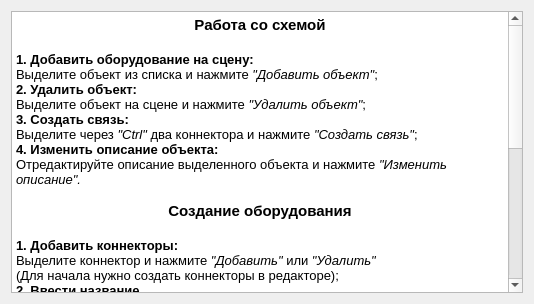
<?xml version="1.0" encoding="UTF-8"?>
<ui version="4.0">
 <class>Instruction</class>
 <widget class="QDialog" name="Instruction">
  <property name="geometry">
   <rect>
    <x>0</x>
    <y>0</y>
    <width>534</width>
    <height>304</height>
   </rect>
  </property>
  <property name="windowTitle">
   <string>Инструкция</string>
  </property>
  <property name="windowIcon">
   <iconset resource="resource.qrc">
    <normaloff>:/rec/img/help.png</normaloff>:/rec/img/help.png</iconset>
  </property>
  <layout class="QGridLayout" name="gridLayout">
   <item row="0" column="0">
    <widget class="QTextEdit" name="textEdit">
     <property name="html">
      <string>&lt;!DOCTYPE HTML PUBLIC &quot;-//W3C//DTD HTML 4.0//EN&quot; &quot;http://www.w3.org/TR/REC-html40/strict.dtd&quot;&gt;
&lt;html&gt;&lt;head&gt;&lt;meta name=&quot;qrichtext&quot; content=&quot;1&quot; /&gt;&lt;style type=&quot;text/css&quot;&gt;
p, li { white-space: pre-wrap; }
&lt;/style&gt;&lt;/head&gt;&lt;body style=&quot; font-family:'MS Shell Dlg 2'; font-size:7.8pt; font-weight:400; font-style:normal;&quot;&gt;
&lt;p align=&quot;center&quot; style=&quot; margin-top:0px; margin-bottom:0px; margin-left:0px; margin-right:0px; -qt-block-indent:0; text-indent:0px;&quot;&gt;&lt;span style=&quot; font-size:11pt; font-weight:600;&quot;&gt;Работа со схемой&lt;/span&gt;&lt;/p&gt;
&lt;p align=&quot;center&quot; style=&quot;-qt-paragraph-type:empty; margin-top:0px; margin-bottom:0px; margin-left:0px; margin-right:0px; -qt-block-indent:0; text-indent:0px; font-size:11pt; font-weight:600;&quot;&gt;&lt;br /&gt;&lt;/p&gt;
&lt;p style=&quot; margin-top:0px; margin-bottom:0px; margin-left:0px; margin-right:0px; -qt-block-indent:0; text-indent:0px;&quot;&gt;&lt;span style=&quot; font-size:10pt; font-weight:600;&quot;&gt;1. Добавить оборудование на сцену:&lt;/span&gt;&lt;/p&gt;
&lt;p style=&quot; margin-top:0px; margin-bottom:0px; margin-left:0px; margin-right:0px; -qt-block-indent:0; text-indent:0px;&quot;&gt;&lt;span style=&quot; font-size:10pt;&quot;&gt;Выделите объект из списка и нажмите &lt;/span&gt;&lt;span style=&quot; font-size:10pt; font-style:italic;&quot;&gt;&amp;quot;Добавить объект&amp;quot;&lt;/span&gt;&lt;span style=&quot; font-size:10pt;&quot;&gt;;&lt;/span&gt;&lt;/p&gt;
&lt;p style=&quot; margin-top:0px; margin-bottom:0px; margin-left:0px; margin-right:0px; -qt-block-indent:0; text-indent:0px;&quot;&gt;&lt;span style=&quot; font-size:10pt; font-weight:600;&quot;&gt;2. Удалить объект:&lt;/span&gt;&lt;/p&gt;
&lt;p style=&quot; margin-top:0px; margin-bottom:0px; margin-left:0px; margin-right:0px; -qt-block-indent:0; text-indent:0px;&quot;&gt;&lt;span style=&quot; font-size:10pt;&quot;&gt;Выделите объект на сцене и нажмите &lt;/span&gt;&lt;span style=&quot; font-size:10pt; font-style:italic;&quot;&gt;&amp;quot;Удалить объект&amp;quot;&lt;/span&gt;&lt;span style=&quot; font-size:10pt;&quot;&gt;;&lt;/span&gt;&lt;/p&gt;
&lt;p style=&quot; margin-top:0px; margin-bottom:0px; margin-left:0px; margin-right:0px; -qt-block-indent:0; text-indent:0px;&quot;&gt;&lt;span style=&quot; font-size:10pt; font-weight:600;&quot;&gt;3. Создать связь:&lt;/span&gt;&lt;/p&gt;
&lt;p style=&quot; margin-top:0px; margin-bottom:0px; margin-left:0px; margin-right:0px; -qt-block-indent:0; text-indent:0px;&quot;&gt;&lt;span style=&quot; font-size:10pt;&quot;&gt;Выделите через &lt;/span&gt;&lt;span style=&quot; font-size:10pt; font-style:italic;&quot;&gt;&amp;quot;Ctrl&amp;quot;&lt;/span&gt;&lt;span style=&quot; font-size:10pt;&quot;&gt; два коннектора и нажмите &lt;/span&gt;&lt;span style=&quot; font-size:10pt; font-style:italic;&quot;&gt;&amp;quot;Создать связь&amp;quot;&lt;/span&gt;&lt;span style=&quot; font-size:10pt;&quot;&gt;;&lt;/span&gt;&lt;/p&gt;
&lt;p style=&quot; margin-top:0px; margin-bottom:0px; margin-left:0px; margin-right:0px; -qt-block-indent:0; text-indent:0px;&quot;&gt;&lt;span style=&quot; font-size:10pt; font-weight:600;&quot;&gt;4. Изменить описание объекта:&lt;/span&gt;&lt;/p&gt;
&lt;p style=&quot; margin-top:0px; margin-bottom:0px; margin-left:0px; margin-right:0px; -qt-block-indent:0; text-indent:0px;&quot;&gt;&lt;span style=&quot; font-size:10pt;&quot;&gt;Отредактируйте описание выделенного объекта и нажмите &lt;/span&gt;&lt;span style=&quot; font-size:10pt; font-style:italic;&quot;&gt;&amp;quot;Изменить описание&amp;quot;.&lt;/span&gt;&lt;/p&gt;
&lt;p style=&quot;-qt-paragraph-type:empty; margin-top:0px; margin-bottom:0px; margin-left:0px; margin-right:0px; -qt-block-indent:0; text-indent:0px; font-size:10pt; font-style:italic;&quot;&gt;&lt;br /&gt;&lt;/p&gt;
&lt;p align=&quot;center&quot; style=&quot; margin-top:0px; margin-bottom:0px; margin-left:0px; margin-right:0px; -qt-block-indent:0; text-indent:0px;&quot;&gt;&lt;span style=&quot; font-size:11pt; font-weight:600;&quot;&gt;Создание оборудования&lt;/span&gt;&lt;/p&gt;
&lt;p align=&quot;center&quot; style=&quot;-qt-paragraph-type:empty; margin-top:0px; margin-bottom:0px; margin-left:0px; margin-right:0px; -qt-block-indent:0; text-indent:0px; font-size:11pt; font-weight:600;&quot;&gt;&lt;br /&gt;&lt;/p&gt;
&lt;p style=&quot; margin-top:0px; margin-bottom:0px; margin-left:0px; margin-right:0px; -qt-block-indent:0; text-indent:0px;&quot;&gt;&lt;span style=&quot; font-size:10pt; font-weight:600;&quot;&gt;1. Добавить коннекторы:&lt;/span&gt;&lt;/p&gt;
&lt;p style=&quot; margin-top:0px; margin-bottom:0px; margin-left:0px; margin-right:0px; -qt-block-indent:0; text-indent:0px;&quot;&gt;&lt;span style=&quot; font-size:10pt;&quot;&gt;Выделите коннектор и нажмите &lt;/span&gt;&lt;span style=&quot; font-size:10pt; font-style:italic;&quot;&gt;&amp;quot;Добавить&amp;quot;&lt;/span&gt;&lt;span style=&quot; font-size:10pt;&quot;&gt; или &lt;/span&gt;&lt;span style=&quot; font-size:10pt; font-style:italic;&quot;&gt;&amp;quot;Удалить&amp;quot;&lt;/span&gt;&lt;/p&gt;
&lt;p style=&quot; margin-top:0px; margin-bottom:0px; margin-left:0px; margin-right:0px; -qt-block-indent:0; text-indent:0px;&quot;&gt;&lt;span style=&quot; font-size:10pt;&quot;&gt;(Для начала нужно создать коннекторы в редакторе);&lt;/span&gt;&lt;/p&gt;
&lt;p style=&quot; margin-top:0px; margin-bottom:0px; margin-left:0px; margin-right:0px; -qt-block-indent:0; text-indent:0px;&quot;&gt;&lt;span style=&quot; font-size:10pt; font-weight:600;&quot;&gt;2. Ввести название.&lt;/span&gt;&lt;/p&gt;
&lt;p style=&quot;-qt-paragraph-type:empty; margin-top:0px; margin-bottom:0px; margin-left:0px; margin-right:0px; -qt-block-indent:0; text-indent:0px; font-size:10pt; font-weight:600;&quot;&gt;&lt;br /&gt;&lt;/p&gt;
&lt;p align=&quot;center&quot; style=&quot; margin-top:0px; margin-bottom:0px; margin-left:0px; margin-right:0px; -qt-block-indent:0; text-indent:0px;&quot;&gt;&lt;span style=&quot; font-size:11pt; font-weight:600;&quot;&gt;Создание коннектора&lt;/span&gt;&lt;/p&gt;
&lt;p align=&quot;center&quot; style=&quot;-qt-paragraph-type:empty; margin-top:0px; margin-bottom:0px; margin-left:0px; margin-right:0px; -qt-block-indent:0; text-indent:0px; font-size:11pt; font-weight:600;&quot;&gt;&lt;br /&gt;&lt;/p&gt;
&lt;p style=&quot; margin-top:0px; margin-bottom:0px; margin-left:0px; margin-right:0px; -qt-block-indent:0; text-indent:0px;&quot;&gt;&lt;span style=&quot; font-size:10pt; font-weight:600;&quot;&gt;1. Выбрать цвет;&lt;/span&gt;&lt;/p&gt;
&lt;p style=&quot; margin-top:0px; margin-bottom:0px; margin-left:0px; margin-right:0px; -qt-block-indent:0; text-indent:0px;&quot;&gt;&lt;span style=&quot; font-size:10pt; font-weight:600;&quot;&gt;2. Ввести название.&lt;/span&gt;&lt;/p&gt;
&lt;p style=&quot;-qt-paragraph-type:empty; margin-top:0px; margin-bottom:0px; margin-left:0px; margin-right:0px; -qt-block-indent:0; text-indent:0px; font-size:10pt; font-weight:600;&quot;&gt;&lt;br /&gt;&lt;/p&gt;
&lt;p align=&quot;center&quot; style=&quot; margin-top:0px; margin-bottom:0px; margin-left:0px; margin-right:0px; -qt-block-indent:0; text-indent:0px;&quot;&gt;&lt;span style=&quot; font-size:11pt; font-weight:600;&quot;&gt;Библиотека&lt;/span&gt;&lt;/p&gt;
&lt;p style=&quot;-qt-paragraph-type:empty; margin-top:0px; margin-bottom:0px; margin-left:0px; margin-right:0px; -qt-block-indent:0; text-indent:0px; font-size:10pt; font-weight:600;&quot;&gt;&lt;br /&gt;&lt;/p&gt;
&lt;p style=&quot; margin-top:0px; margin-bottom:0px; margin-left:0px; margin-right:0px; -qt-block-indent:0; text-indent:0px;&quot;&gt;&lt;span style=&quot; font-size:10pt;&quot;&gt;Есть возможность добавления оборудования из библиотеки в проект и наоборот, а также его удаления.&lt;/span&gt;&lt;/p&gt;
&lt;p style=&quot;-qt-paragraph-type:empty; margin-top:0px; margin-bottom:0px; margin-left:0px; margin-right:0px; -qt-block-indent:0; text-indent:0px; font-size:10pt;&quot;&gt;&lt;br /&gt;&lt;/p&gt;
&lt;p align=&quot;center&quot; style=&quot; margin-top:0px; margin-bottom:0px; margin-left:0px; margin-right:0px; -qt-block-indent:0; text-indent:0px;&quot;&gt;&lt;span style=&quot; font-size:11pt; font-weight:600;&quot;&gt;Создание соединения&lt;/span&gt;&lt;/p&gt;
&lt;p align=&quot;center&quot; style=&quot;-qt-paragraph-type:empty; margin-top:0px; margin-bottom:0px; margin-left:0px; margin-right:0px; -qt-block-indent:0; text-indent:0px; font-size:11pt; font-weight:600;&quot;&gt;&lt;br /&gt;&lt;/p&gt;
&lt;p style=&quot; margin-top:0px; margin-bottom:0px; margin-left:0px; margin-right:0px; -qt-block-indent:0; text-indent:0px;&quot;&gt;&lt;span style=&quot; font-size:10pt; font-weight:600;&quot;&gt;1. Выбрать тип первого коннектора;&lt;/span&gt;&lt;/p&gt;
&lt;p style=&quot; margin-top:0px; margin-bottom:0px; margin-left:0px; margin-right:0px; -qt-block-indent:0; text-indent:0px;&quot;&gt;&lt;span style=&quot; font-size:10pt; font-weight:600;&quot;&gt;2. Выбрать тип второго коннектора;&lt;/span&gt;&lt;/p&gt;
&lt;p style=&quot; margin-top:0px; margin-bottom:0px; margin-left:0px; margin-right:0px; -qt-block-indent:0; text-indent:0px;&quot;&gt;&lt;span style=&quot; font-size:10pt; font-weight:600;&quot;&gt;3. Разрешить или запретить соединение.&lt;/span&gt;&lt;/p&gt;
&lt;p style=&quot;-qt-paragraph-type:empty; margin-top:0px; margin-bottom:0px; margin-left:0px; margin-right:0px; -qt-block-indent:0; text-indent:0px; font-size:10pt; font-weight:600;&quot;&gt;&lt;br /&gt;&lt;/p&gt;
&lt;p style=&quot;-qt-paragraph-type:empty; margin-top:0px; margin-bottom:0px; margin-left:0px; margin-right:0px; -qt-block-indent:0; text-indent:0px; font-size:10pt; font-weight:600;&quot;&gt;&lt;br /&gt;&lt;/p&gt;&lt;/body&gt;&lt;/html&gt;</string>
     </property>
    </widget>
   </item>
  </layout>
 </widget>
 <resources>
  <include location="resource.qrc"/>
 </resources>
 <connections/>
</ui>
